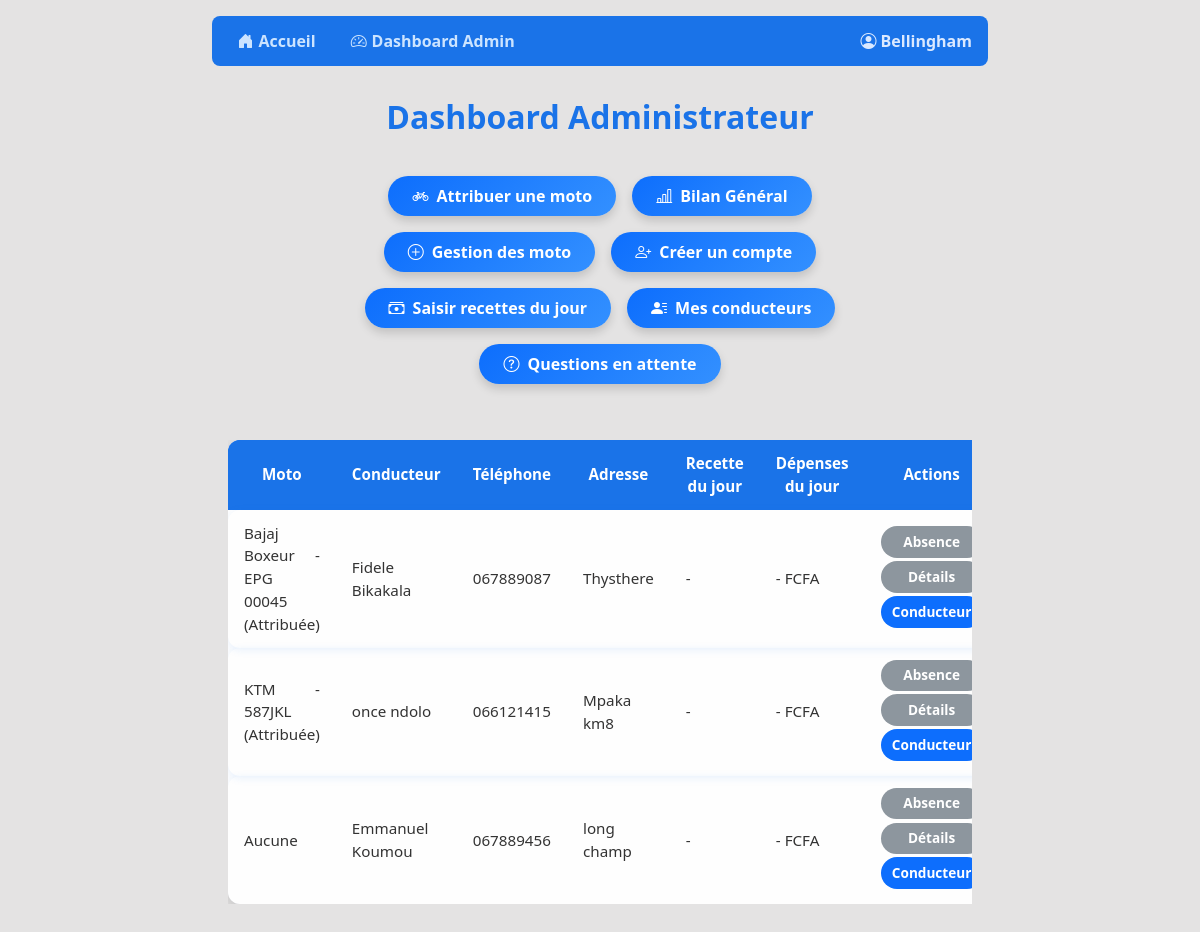
/dashboard/admin/ (signed in), run on an earlier commit of the app's database.
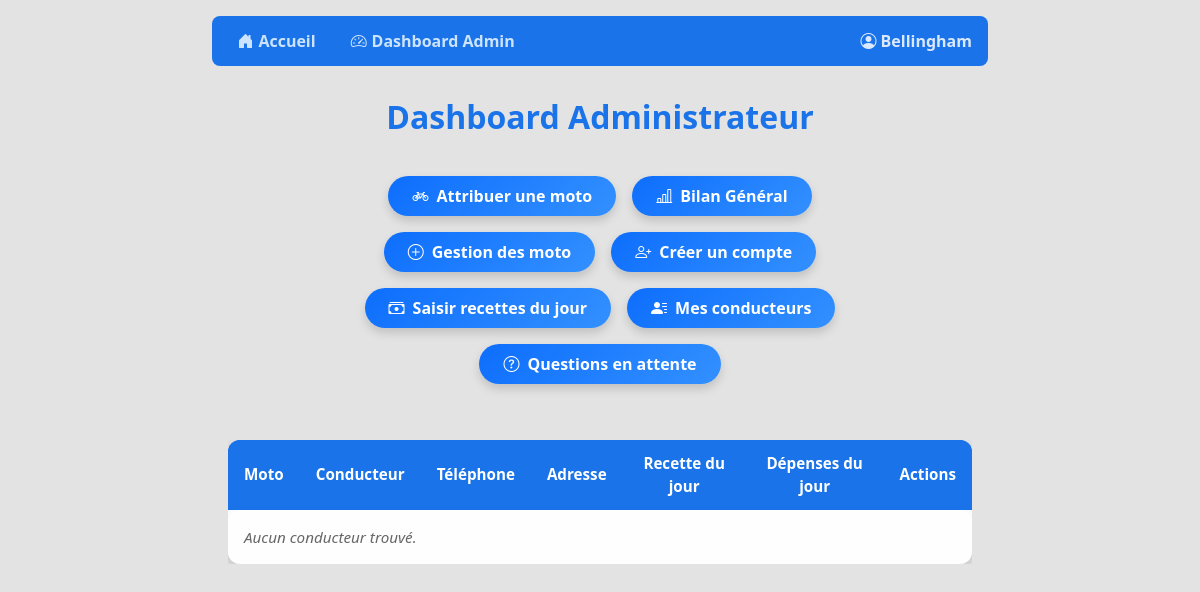
And on a later commit of the database.
### gestion/models.py (models this page shows, shortened)
class Conducteur(models.Model):
    user = models.OneToOneField(settings.AUTH_USER_MODEL, on_delete=models.CASCADE)
    adresse = models.CharField(max_length=255)
    telephone = models.CharField(max_length=20)
    moto = models.OneToOneField(Moto, on_delete=models.SET_NULL, null=True, blank=True)

class Moto(models.Model):
    STATUT_CHOICES = (
        ('disponible', 'Disponible'),
        ('attribuee', 'Attribuée'),
        ('reparation', 'En réparation'),
    )
    nom = models.CharField(max_length=100)
    matricule = models.CharField(max_length=50, unique=True)
    statut = models.CharField(max_length=20, choices=STATUT_CHOICES, default='disponible')
    def __str__(self):
        return f"{self.nom} - {self.matricule} ({self.get_statut_display()})"

class User(AbstractUser):
    ROLE_CHOICES = (
        ('admin', 'Administrateur'),
        ('conducteur', 'Conducteur'),
    )
    role = models.CharField(max_length=20, choices=ROLE_CHOICES, default='conducteur')

### gestion/views.py (the view)
# urls.py: path('dashboard/admin/', views.admin_dashboard, name='admin_dashboard'),
@login_required
@admin_required
def admin_dashboard(request):
    conducteurs = Conducteur.objects.select_related('user', 'moto') \
        .annotate(total_recettes=Sum('recette__montant')) \
        .prefetch_related('recette_set')
    data = []
    for cond in conducteurs:
        recette_du_jour = next((r for r in cond.recette_set.all() if r.date == date.today()), None)
        data.append({
            'conducteur': cond,
            'recette_du_jour': recette_du_jour,
            'total_recettes': cond.total_recettes or 0,
        })
    if request.user.role != "admin":
        return HttpResponseForbidden("Vous n'avez pas accès à cette page.")
    return render(request, 'admin_dashboard.html', {'conducteurs': data})

### gestion/templates/admin_dashboard.html (shortened to what this page needs)
{% extends "base.html" %}
{% block page_title %}Dashboard Administrateur{% endblock %}
{% block content %}
<div class="dashboard-container">
    {% if user.role == "admin" %}
    <div class="central-btns" style="max-width: 600px; margin-bottom: 2rem; display: flex; gap: 1rem; justify-content: center; flex-wrap: wrap;">
    <a href="{% url 'attribuer_moto' %}"><i class="bi bi-bicycle"></i> Attribuer une moto</a>
    <a href="{% url 'bilan_general' %}"><i class="bi bi-bar-chart-line"></i> Bilan Général</a>
    <a href="{% url 'ajouter_moto' %}"><i class="bi bi-plus-circle"></i>Gestion des moto</a>
    <a href="{% url 'register' %}"><i class="bi bi-person-plus"></i> Créer un compte</a>
   <a href="{% url 'ajouter_recette' %}"><i class="bi bi-cash-stack"></i> Saisir recettes du jour</a>
   <a href="{% url 'liste_conducteurs' %}"><i class="bi bi-person-lines-fill"></i> Mes conducteurs</a>
   <a href="{% url 'liste_questions' %}"><i class="bi bi-question-circle"></i> Questions en attente</a>
</div>
    {% endif %}
    <div class="table-container">
        <table>
            <thead>
                <tr>
                    <th>Moto</th>
                    <th>Conducteur</th>
                    <th>Téléphone</th>
                    <th>Adresse</th>
                    <th>Recette du jour</th>
                    <th>Dépenses du jour</th>
                    {% if user.role == "admin" %}<th>Actions</th>{% endif %}
                </tr>
            </thead>
            <tbody>
            {% for item in conducteurs %}
                <tr>
                    <td data-label="Moto">{{ item.conducteur.moto|default:"Aucune" }}</td>
                    <td data-label="Conducteur">{{ item.conducteur.user.get_full_name }}</td>
                    <td data-label="Téléphone">{{ item.conducteur.telephone }}</td>
                    <td data-label="Adresse">{{ item.conducteur.adresse }}</td>
                    <td data-label="Recette du jour">{% if item.recette_du_jour %}{{ item.recette_du_jour.montant }} FCFA{% else %}-{% endif %}</td>
                    <td data-label="Dépense du jour">{{ item.recette_du_jour.depense|default:"-" }} FCFA</td>
                    {% if user.role == "admin" %}
                    <td data-label="Actions">
                        <a href="{% url 'ajouter_absence' item.conducteur.id %}">Absence</a>
                        <a href="{% url 'conducteur_detail' item.conducteur.id %}">Détails</a>
                        <a href="{% url 'modifier_conducteur' item.conducteur.id %}">Conducteur</a>
                    </td>
                    {% endif %}
                </tr>
            {% empty %}
                <tr>
                    <td colspan="7">Aucun conducteur trouvé.</td>
                </tr>
            {% endfor %}
            </tbody>
        </table>
    </div>
</div>
{% endblock %}

What changed in the data, as far as the page shows it:
removed Conducteur: conducteur.moto "Bajaj Boxeur - EPG 00045 (Attribuée)", conducteur.user.get_full_name "Fidele Bikakala", conducteur.telephone "067889087", conducteur.adresse "Thysthere", recette_du_jour.depense "-"
removed Conducteur: conducteur.moto "KTM - 587JKL (Attribuée)", conducteur.user.get_full_name "once ndolo", conducteur.telephone "066121415", conducteur.adresse "Mpaka km8", recette_du_jour.depense "-"
removed Conducteur: conducteur.moto "Aucune", conducteur.user.get_full_name "Emmanuel Koumou", conducteur.telephone "067889456", conducteur.adresse "long champ", recette_du_jour.depense "-"
Also different on the page:
text now shown: "Aucun conducteur trouvé."
